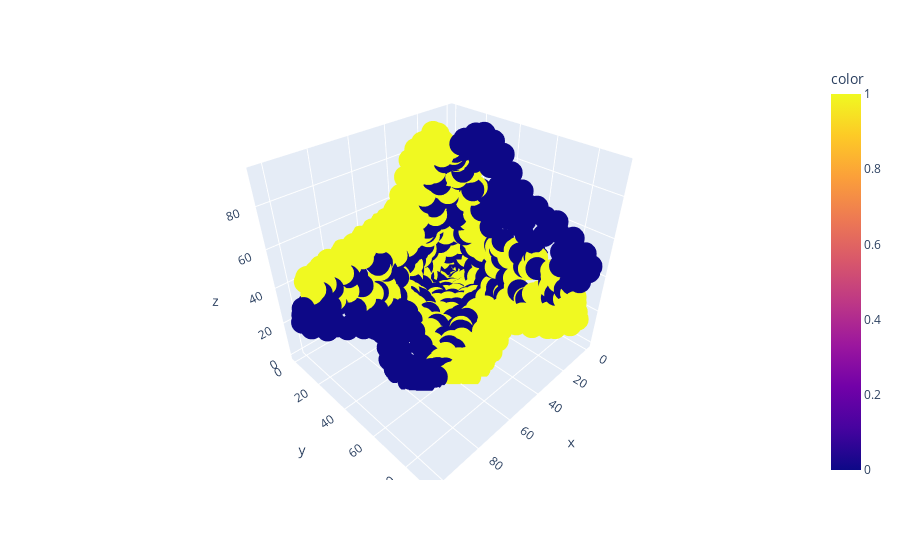

The cell this chart's notebook holds for it:
### Code cell
fig = px.scatter_3d(x=encoded_img[:, 0], y=encoded_img[:, 1],z=encoded_img[:, 2], color=labels[60001:])
fig.show()

### Figure 1 — Plotly figure (JSON) as saved in the notebook; plotly's stock layout.template omitted (floating-point values rounded to 4 significant figures; data arrays with more than 128 entries replaced by an {"elided": "..."} marker saying what was removed)
{"data": [{"hovertemplate": "x=%{x}<br>y=%{y}<br>z=%{z}<br>color=%{marker.color}<extra></extra>", "legendgroup": "", "marker": {"color": {"elided": "9999 int values"}, "coloraxis": "coloraxis", "symbol": "circle"}, "mode": "markers", "name": "", "scene": "scene", "showlegend": false, "type": "scatter3d", "x": {"elided": "9999 float values"}, "y": {"elided": "9999 float values"}, "z": {"elided": "9999 float values"}}], "layout": {"coloraxis": {"colorbar": {"title": {"text": "color"}}, "colorscale": [[0, "#0d0887"], [0.1111, "#46039f"], [0.2222, "#7201a8"], [0.3333, "#9c179e"], [0.4444, "#bd3786"], [0.5556, "#d8576b"], [0.6667, "#ed7953"], [0.7778, "#fb9f3a"], [0.8889, "#fdca26"], [1, "#f0f921"]]}, "legend": {"tracegroupgap": 0}, "margin": {"t": 60}, "scene": {"domain": {"x": [0, 1], "y": [0, 1]}, "xaxis": {"title": {"text": "x"}}, "yaxis": {"title": {"text": "y"}}, "zaxis": {"title": {"text": "z"}}}}}
